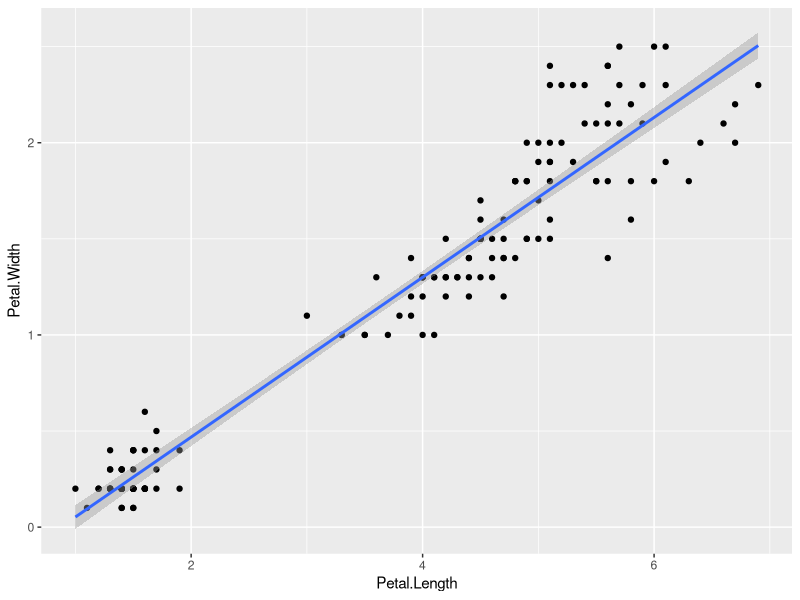

Recreate this plot in R.
library(ggplot2)

# 折れ線グラフ + 回帰直線の作成
g <- ggplot(iris, aes(x = Petal.Length, y = Petal.Width)) +
  geom_point() +
  geom_smooth(method = lm, se = TRUE)

# グラフの描画
print(g)